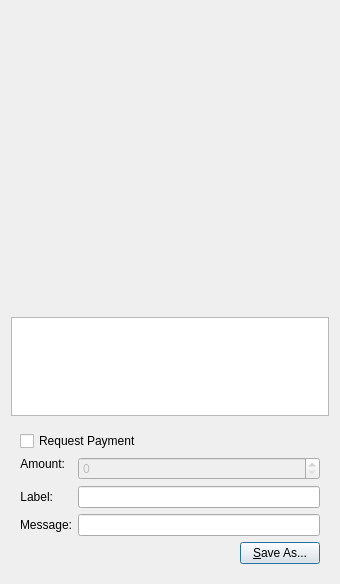
<?xml version="1.0" encoding="UTF-8"?>
<ui version="4.0">
 <class>QRCodeDialog</class>
 <widget class="QDialog" name="QRCodeDialog">
  <property name="geometry">
   <rect>
    <x>0</x>
    <y>0</y>
    <width>340</width>
    <height>584</height>
   </rect>
  </property>
  <property name="windowTitle">
   <string>QR Code Dialog</string>
  </property>
  <property name="styleSheet">
   <string notr="true">QProgressBar {
        background-color: #333333;
        border-radius: 6px;
        text-align: center;
        color: white;
}

QProgressBar::chunk {
        background: QLinearGradient(x1: 0, y1: 0, x2: 1, y2: 0, stop: 0 #AEC6CF, stop: 1 #AEC6FF);
        border-radius: 6px; margin: 0px;
}

QScrollArea {
        border-radius: 6px;
        border-width: 0;
        border-style: none;
        padding: 8px;
        background-color: #111;
        color: white;
}

QSpinBox {
        border-radius: 4px;
        border-width: 0;
        border-style: none;
        padding: 8px;
        background-color: #111;
        color: white;
}

QVBoxLayout {
        border-radius: 6px;
        border-width: 0;
        border-style: none;
        padding: 8px;
        background-color: #111;
        color: white;
}

QDialog, QMainWindow, QFrame {
        color: white;
        background-color: #333333;
        border: none;
}

QMenu {
        background-color: #333333; color: white;
}

QLabel {
        background-color: transparent;
}

QCheckBox {
        border-radius: 2px;
        border-width: 0;
        border-style: none;
        padding: 3px;
        background-color: #111;
        color: white;
}

QFrame#central { background-color: #333333; border: none }
QFrame#frame, QFrame#frame_2, QFrame#frame_3 {
        background-color: #333333;
        border-style: plain;
        border-width: 20px;
        border-radius: 15px;
        border-color: #111;
        min-width: 10em;
        padding: 6px;
}
QLabel[openExternalLinks=true], QHeaderView { color: #aaaaaa }
QLabel[openExternalLinks=false] { color: white; font-weight: normal }
QPushButton, QToolButton {
        border: 4px solid #111;
        border-radius: 7px;
        background-color: #111;
        color: white;
        padding: 6px;
        margin: 6px;
}
QPushButton:pressed, QToolButton:checked {
        color: #AEC6CF;
}
QPushButton:pressed, QToolButton:pressed {
        border-color: #c81f33;
        color: #c81f33;
}
QPushButton:disabled, QToolButton:disabled {
        color: #444;
        background-color: #222;
}


#scrollAreaWidgetContents QToolButton {
        border-radius: 8px;
        border-width: 0px;
}

/* the background-color is overridden to transparent for mac os x
   due to the entire toolbar area not being drawable in a regular
   QMainWindow
*/
QToolBar { background: #333333; border: 0px solid black; padding: 3px; }

QToolBar::handle { image: url(handle.png); }
QStatusBar { background: #333333; }
QMenuBar { background: #333333; }
QMenuBar::item { background: #333333; color: white; }

#scrollAreaWidgetContents { background: #222 }
#scrollAreaWidgetContents &gt; QFrame { background-color: #222; border-width: 0px; border-style: none; }

QLineEdit {
        border-radius: 6px;
        border-width: 2px;
        border-color: #222;
        padding: 8px;
        background-color: #111;
        color: white;
}

QComboBox {
        border-radius: 6px;
        border-width: 0;
        border-style: none;
        padding: 8px;
        background-color: #111;
        color: white;
}

QComboBox::drop-down {
        border-width: 0;
        border-style: none;
        background-color: #111;
        color: white;
}

QTableView {
        background: #111;
        color: white;
        border-style: none;
        selection-background-color: #aaaaaa;
    alternate-background-color: #222;
        selection-color: #111;
        border: 0px solid black;
}

QHeaderView { color: #aaaaaa; background-color: #111; background-image: none; }
QHeaderView::section { color: #aaaaaa; background-color: #222; }
QHeaderView::section:checked { background-color: #111; }

QTabWidget {
        background: #111;
}

 QTabWidget::pane {
     border-top: 2px solid #111;
     border: 4px solid #111;
     border-bottom-left-radius: 8px;
     border-bottom-right-radius: 8px;
     border-top-right-radius: 8px;
        background: #111;
 }

 QTabWidget::tab-bar {
     left: 5px; /* move to the right by 5px */
 }

 /* Style the tab using the tab sub-control. Note that
     it reads QTabBar _not_ QTabWidget */
 QTabBar::tab {
     background: #111;
     border: 4px solid #222;
     border-bottom-color: #111; /* same as the pane color */
     border-top-left-radius: 4px;
     border-top-right-radius: 4px;
     min-width: 8ex;
     padding: 4px;
     color: #888;
 }

 QTabBar::tab:selected, QTabBar::tab:hover {
     color: #aaaaaa
 }

 QTabBar::tab:selected {
     border-color: #111; /* same as pane color */
     border-top-color: #aaaaaa;
 }

 QTabBar::tab:!selected {
     margin-top: 2px; /* make non-selected tabs look smaller */
 }

 /* make use of negative margins for overlapping tabs */
 QTabBar::tab:selected {
     /* expand/overlap to the left and right by 4px */
     margin-left: -4px;
     margin-right: -4px;
 }

 QTabBar::tab:first:selected {
     margin-left: 0; /* the first selected tab has nothing to overlap with on the left */
 }

 QTabBar::tab:last:selected {
     margin-right: 0; /* the last selected tab has nothing to overlap with on the right */
 }

 QTabBar::tab:only-one {
     margin: 0; /* if there is only one tab, we don't want overlapping margins */
 }


</string>
  </property>
  <layout class="QVBoxLayout" name="verticalLayout_3">
   <item>
    <widget class="QLabel" name="lblQRCode">
     <property name="sizePolicy">
      <sizepolicy hsizetype="Expanding" vsizetype="Expanding">
       <horstretch>0</horstretch>
       <verstretch>0</verstretch>
      </sizepolicy>
     </property>
     <property name="minimumSize">
      <size>
       <width>300</width>
       <height>300</height>
      </size>
     </property>
     <property name="textFormat">
      <enum>Qt::PlainText</enum>
     </property>
     <property name="alignment">
      <set>Qt::AlignCenter</set>
     </property>
     <property name="wordWrap">
      <bool>true</bool>
     </property>
    </widget>
   </item>
   <item>
    <widget class="QPlainTextEdit" name="outUri">
     <property name="sizePolicy">
      <sizepolicy hsizetype="Expanding" vsizetype="Minimum">
       <horstretch>0</horstretch>
       <verstretch>0</verstretch>
      </sizepolicy>
     </property>
     <property name="minimumSize">
      <size>
       <width>0</width>
       <height>50</height>
      </size>
     </property>
     <property name="tabChangesFocus">
      <bool>true</bool>
     </property>
     <property name="textInteractionFlags">
      <set>Qt::TextSelectableByKeyboard|Qt::TextSelectableByMouse</set>
     </property>
    </widget>
   </item>
   <item>
    <widget class="QWidget" name="widget" native="true">
     <layout class="QVBoxLayout" name="verticalLayout_2">
      <item>
       <widget class="QCheckBox" name="chkReqPayment">
        <property name="enabled">
         <bool>true</bool>
        </property>
        <property name="text">
         <string>Request Payment</string>
        </property>
       </widget>
      </item>
      <item>
       <layout class="QFormLayout" name="formLayout">
        <property name="fieldGrowthPolicy">
         <enum>QFormLayout::AllNonFixedFieldsGrow</enum>
        </property>
        <item row="1" column="0">
         <widget class="QLabel" name="lblLabel">
          <property name="text">
           <string>Label:</string>
          </property>
          <property name="textFormat">
           <enum>Qt::PlainText</enum>
          </property>
          <property name="alignment">
           <set>Qt::AlignRight|Qt::AlignTrailing|Qt::AlignVCenter</set>
          </property>
          <property name="buddy">
           <cstring>lnLabel</cstring>
          </property>
         </widget>
        </item>
        <item row="1" column="1">
         <widget class="QLineEdit" name="lnLabel"/>
        </item>
        <item row="2" column="0">
         <widget class="QLabel" name="lblMessage">
          <property name="text">
           <string>Message:</string>
          </property>
          <property name="textFormat">
           <enum>Qt::PlainText</enum>
          </property>
          <property name="alignment">
           <set>Qt::AlignRight|Qt::AlignTrailing|Qt::AlignVCenter</set>
          </property>
          <property name="buddy">
           <cstring>lnMessage</cstring>
          </property>
         </widget>
        </item>
        <item row="2" column="1">
         <widget class="QLineEdit" name="lnMessage"/>
        </item>
        <item row="0" column="0">
         <widget class="QLabel" name="lblAmount">
          <property name="sizePolicy">
           <sizepolicy hsizetype="Preferred" vsizetype="Maximum">
            <horstretch>0</horstretch>
            <verstretch>0</verstretch>
           </sizepolicy>
          </property>
          <property name="text">
           <string>Amount:</string>
          </property>
          <property name="textFormat">
           <enum>Qt::PlainText</enum>
          </property>
          <property name="alignment">
           <set>Qt::AlignRight|Qt::AlignTrailing|Qt::AlignVCenter</set>
          </property>
          <property name="buddy">
           <cstring>lnReqAmount</cstring>
          </property>
         </widget>
        </item>
        <item row="0" column="1">
         <widget class="BitcoinAmountField" name="lnReqAmount">
          <property name="enabled">
           <bool>false</bool>
          </property>
          <property name="minimumSize">
           <size>
            <width>80</width>
            <height>0</height>
           </size>
          </property>
         </widget>
        </item>
       </layout>
      </item>
      <item>
       <layout class="QHBoxLayout" name="horizontalLayout">
        <item>
         <spacer name="horizontalSpacer">
          <property name="orientation">
           <enum>Qt::Horizontal</enum>
          </property>
          <property name="sizeHint" stdset="0">
           <size>
            <width>40</width>
            <height>20</height>
           </size>
          </property>
         </spacer>
        </item>
        <item>
         <widget class="QPushButton" name="btnSaveAs">
          <property name="text">
           <string>&amp;Save As...</string>
          </property>
         </widget>
        </item>
       </layout>
      </item>
     </layout>
    </widget>
   </item>
  </layout>
 </widget>
 <customwidgets>
  <customwidget>
   <class>BitcoinAmountField</class>
   <extends>QSpinBox</extends>
   <header>bitcoinamountfield.h</header>
   <container>1</container>
  </customwidget>
 </customwidgets>
 <resources/>
 <connections>
  <connection>
   <sender>chkReqPayment</sender>
   <signal>clicked(bool)</signal>
   <receiver>lnReqAmount</receiver>
   <slot>setEnabled(bool)</slot>
   <hints>
    <hint type="sourcelabel">
     <x>92</x>
     <y>285</y>
    </hint>
    <hint type="destinationlabel">
     <x>98</x>
     <y>311</y>
    </hint>
   </hints>
  </connection>
 </connections>
</ui>
